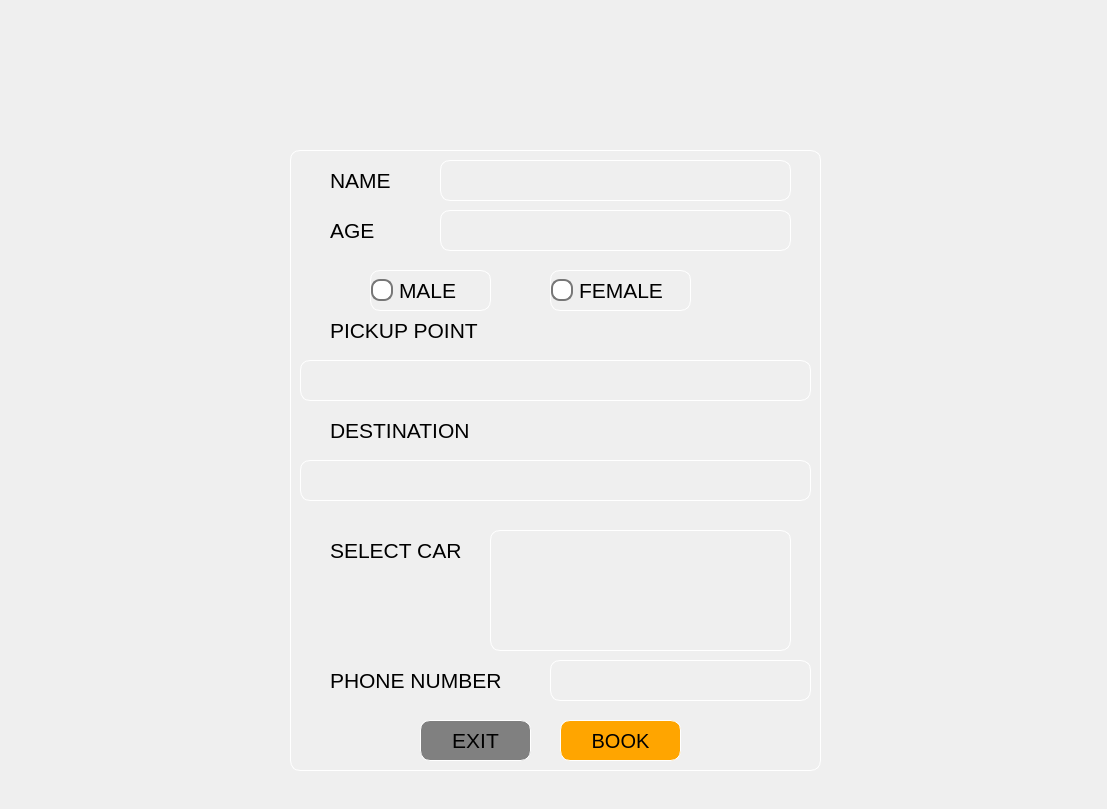
<?xml version="1.0" encoding="UTF-8"?>
<ui version="4.0">
 <class>bookcar</class>
 <widget class="QDialog" name="bookcar">
  <property name="geometry">
   <rect>
    <x>0</x>
    <y>0</y>
    <width>1107</width>
    <height>809</height>
   </rect>
  </property>
  <property name="windowTitle">
   <string>Dialog</string>
  </property>
  <widget class="QLabel" name="label">
   <property name="geometry">
    <rect>
     <x>-8</x>
     <y>-1</y>
     <width>1121</width>
     <height>811</height>
    </rect>
   </property>
   <property name="text">
    <string/>
   </property>
   <property name="pixmap">
    <pixmap>C:/Users/Lenovo/Downloads/ChatGPT Image Aug 16, 2026, 10_49_16 PM.png</pixmap>
   </property>
   <property name="scaledContents">
    <bool>true</bool>
   </property>
  </widget>
  <widget class="QFrame" name="frame">
   <property name="geometry">
    <rect>
     <x>290</x>
     <y>150</y>
     <width>531</width>
     <height>621</height>
    </rect>
   </property>
   <property name="styleSheet">
    <string notr="true">background-color:transparent;border:1px solid white;border-radius:10px;</string>
   </property>
   <property name="frameShape">
    <enum>QFrame::Shape::StyledPanel</enum>
   </property>
   <property name="frameShadow">
    <enum>QFrame::Shadow::Raised</enum>
   </property>
   <widget class="QLabel" name="namelabel">
    <property name="geometry">
     <rect>
      <x>40</x>
      <y>10</y>
      <width>91</width>
      <height>41</height>
     </rect>
    </property>
    <property name="font">
     <font>
      <pointsize>16</pointsize>
     </font>
    </property>
    <property name="styleSheet">
     <string notr="true">border-radius:5px;border:none;</string>
    </property>
    <property name="text">
     <string>NAME</string>
    </property>
   </widget>
   <widget class="QLineEdit" name="namelineedit">
    <property name="geometry">
     <rect>
      <x>150</x>
      <y>10</y>
      <width>351</width>
      <height>41</height>
     </rect>
    </property>
    <property name="font">
     <font>
      <pointsize>15</pointsize>
     </font>
    </property>
   </widget>
   <widget class="QLabel" name="agelabel">
    <property name="geometry">
     <rect>
      <x>40</x>
      <y>60</y>
      <width>91</width>
      <height>41</height>
     </rect>
    </property>
    <property name="font">
     <font>
      <pointsize>16</pointsize>
     </font>
    </property>
    <property name="styleSheet">
     <string notr="true">border-radius:5px;border:none;</string>
    </property>
    <property name="text">
     <string>AGE</string>
    </property>
   </widget>
   <widget class="QLineEdit" name="agelineedit">
    <property name="geometry">
     <rect>
      <x>150</x>
      <y>60</y>
      <width>351</width>
      <height>41</height>
     </rect>
    </property>
    <property name="font">
     <font>
      <pointsize>15</pointsize>
     </font>
    </property>
   </widget>
   <widget class="QRadioButton" name="maleradio">
    <property name="geometry">
     <rect>
      <x>80</x>
      <y>120</y>
      <width>121</width>
      <height>41</height>
     </rect>
    </property>
    <property name="font">
     <font>
      <pointsize>16</pointsize>
     </font>
    </property>
    <property name="styleSheet">
     <string notr="true">QRadioButton::indicator {
    width: 18px;
    height: 18px;
    border-radius: 9px;
    border: 2px solid #777777;
    background-color: white;
}

QRadioButton::indicator:checked {
    border: 2px solid #2196F3;
    background-color: #2196F3;
}</string>
    </property>
    <property name="text">
     <string>MALE</string>
    </property>
   </widget>
   <widget class="QRadioButton" name="femaleradio">
    <property name="geometry">
     <rect>
      <x>260</x>
      <y>120</y>
      <width>141</width>
      <height>41</height>
     </rect>
    </property>
    <property name="font">
     <font>
      <pointsize>16</pointsize>
     </font>
    </property>
    <property name="styleSheet">
     <string notr="true">QRadioButton::indicator {
    width: 18px;
    height: 18px;
    border-radius: 9px;
    border: 2px solid #777777;
    background-color: white;
}

QRadioButton::indicator:checked {
    border: 2px solid #2196F3;
    background-color: #2196F3;
}</string>
    </property>
    <property name="text">
     <string>FEMALE</string>
    </property>
   </widget>
   <widget class="QLabel" name="pickpointlabel">
    <property name="geometry">
     <rect>
      <x>40</x>
      <y>160</y>
      <width>191</width>
      <height>41</height>
     </rect>
    </property>
    <property name="font">
     <font>
      <pointsize>16</pointsize>
     </font>
    </property>
    <property name="styleSheet">
     <string notr="true">border-radius:5px;border:none;</string>
    </property>
    <property name="text">
     <string>PICKUP POINT</string>
    </property>
   </widget>
   <widget class="QLineEdit" name="pickpointlineedit">
    <property name="geometry">
     <rect>
      <x>10</x>
      <y>210</y>
      <width>511</width>
      <height>41</height>
     </rect>
    </property>
    <property name="font">
     <font>
      <pointsize>15</pointsize>
     </font>
    </property>
   </widget>
   <widget class="QLabel" name="destnationlabel">
    <property name="geometry">
     <rect>
      <x>40</x>
      <y>260</y>
      <width>191</width>
      <height>41</height>
     </rect>
    </property>
    <property name="font">
     <font>
      <pointsize>16</pointsize>
     </font>
    </property>
    <property name="styleSheet">
     <string notr="true">border-radius:5px;border:none;</string>
    </property>
    <property name="text">
     <string>DESTINATION</string>
    </property>
   </widget>
   <widget class="QLineEdit" name="destinationlineedit">
    <property name="geometry">
     <rect>
      <x>10</x>
      <y>310</y>
      <width>511</width>
      <height>41</height>
     </rect>
    </property>
    <property name="font">
     <font>
      <pointsize>15</pointsize>
     </font>
    </property>
   </widget>
   <widget class="QLabel" name="selectcarlabel">
    <property name="geometry">
     <rect>
      <x>40</x>
      <y>380</y>
      <width>151</width>
      <height>41</height>
     </rect>
    </property>
    <property name="font">
     <font>
      <pointsize>16</pointsize>
     </font>
    </property>
    <property name="styleSheet">
     <string notr="true">border-radius:5px;border:none;</string>
    </property>
    <property name="text">
     <string>SELECT CAR</string>
    </property>
   </widget>
   <widget class="QListWidget" name="selectcarlistwidget">
    <property name="geometry">
     <rect>
      <x>200</x>
      <y>380</y>
      <width>301</width>
      <height>121</height>
     </rect>
    </property>
    <property name="font">
     <font>
      <pointsize>15</pointsize>
     </font>
    </property>
   </widget>
   <widget class="QLabel" name="phonenumberlabel">
    <property name="geometry">
     <rect>
      <x>40</x>
      <y>510</y>
      <width>211</width>
      <height>41</height>
     </rect>
    </property>
    <property name="font">
     <font>
      <pointsize>16</pointsize>
     </font>
    </property>
    <property name="styleSheet">
     <string notr="true">border-radius:5px;border:none;</string>
    </property>
    <property name="text">
     <string>PHONE NUMBER</string>
    </property>
   </widget>
   <widget class="QLineEdit" name="phonenumberlineedit">
    <property name="geometry">
     <rect>
      <x>260</x>
      <y>510</y>
      <width>261</width>
      <height>41</height>
     </rect>
    </property>
    <property name="font">
     <font>
      <pointsize>15</pointsize>
     </font>
    </property>
   </widget>
   <widget class="QPushButton" name="bookpushButton">
    <property name="geometry">
     <rect>
      <x>270</x>
      <y>570</y>
      <width>121</width>
      <height>41</height>
     </rect>
    </property>
    <property name="font">
     <font>
      <pointsize>15</pointsize>
     </font>
    </property>
    <property name="styleSheet">
     <string notr="true">QPushButton{color:black;background-color:Orange;}
QPushButton:hover{
background-color:yellow;
color:black;
}
QPushButton:pressed{
background-color:red;
color:black;
}</string>
    </property>
    <property name="text">
     <string>BOOK</string>
    </property>
   </widget>
   <widget class="QPushButton" name="exitpushbutton">
    <property name="geometry">
     <rect>
      <x>130</x>
      <y>570</y>
      <width>111</width>
      <height>41</height>
     </rect>
    </property>
    <property name="font">
     <font>
      <pointsize>16</pointsize>
     </font>
    </property>
    <property name="styleSheet">
     <string notr="true">QPushButton{color:black;background-color:grey;}
QPushButton:hover{
background-color:white;
}
QPushButton:pressed{
background-color:black;
color:white;
}</string>
    </property>
    <property name="text">
     <string>EXIT</string>
    </property>
   </widget>
  </widget>
 </widget>
 <resources/>
 <connections/>
</ui>
